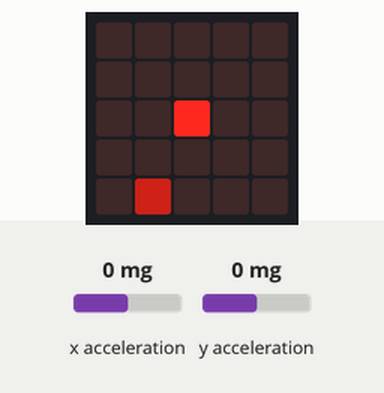
Recording of a program running on a simulated BBC micro:bit running MicroPython. Shown: the board's 5×5 LED display. Inputs (shaded band) come from the test bench; at power-on: x acceleration 0 mg, y acceleration 0 mg. Random numbers come from a fixed seed.

Above: at 1.2 s.
1.3 s: x acceleration set to -47 mg
2.8 s: x acceleration set to -54 mg
At 3.4 s:
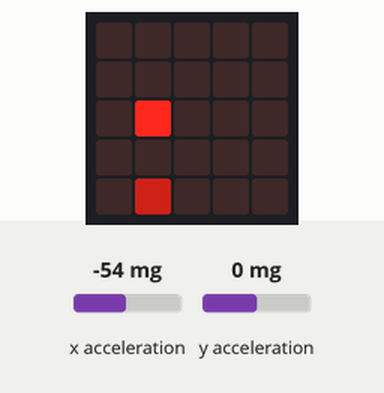
At 4.4 s:
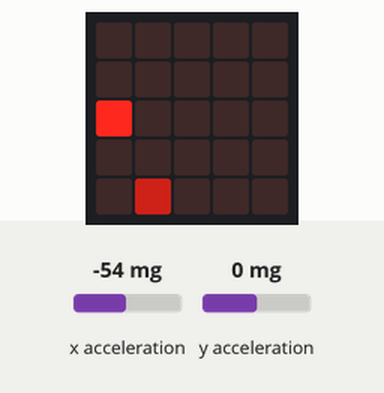
5.0 s: y acceleration set to -45 mg
6.5 s: y acceleration set to -56 mg
At 8.0 s:
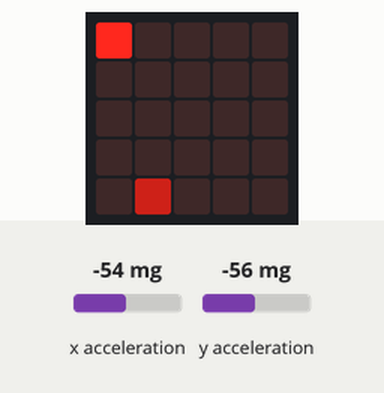
8.5 s: x acceleration set to 47 mg
10.0 s: x acceleration set to 54 mg
At 12.7 s:
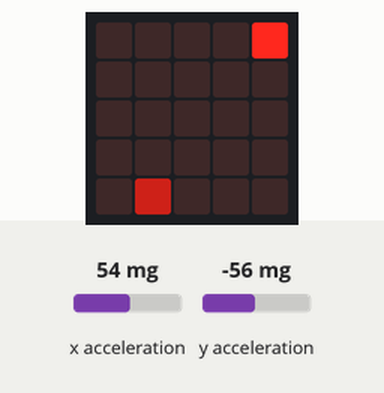
Timing chart, 0 to 14.0 s (numbered marks = the images above; inputs shaded):
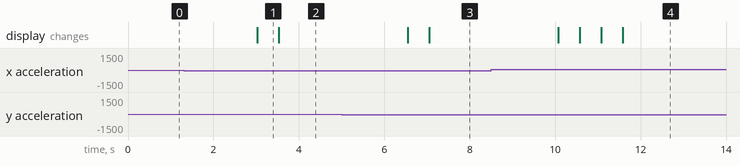

The program:

5_coin_game.py
```python
from microbit import *
import random

# start the player in the centre
playerX = 2
playerY = 2

# start the coin at a random location
coinX = random.randint(0, 4)
coinY = random.randint(0, 4)

while True:
    # if the player collects the coin, move the coin to a random location
    if playerX == coinX:
        if playerY == coinY:
            coinX = random.randint(0, 4)
            coinY = random.randint(0, 4)

    # move the player on the x axis
    x = accelerometer.get_x()
    if x > 50:
        if playerX < 4:
            playerX = playerX + 1
    elif x < -50:
        if playerX > 0:
            playerX = playerX - 1

    # move the player on the y axis
    y = accelerometer.get_y()
    if y > 50:
        if playerY < 4:
            playerY = playerY + 1
    elif y < -50:
        if playerY > 0:
            playerY = playerY - 1

    # clear the display and then light up the current player and coin locations
    display.clear()
    display.set_pixel(coinX, coinY, 4)
    display.set_pixel(playerX, playerY, 9)

    # pause briefly so the code doesn't run too fast
    sleep(500)
```

Measured:
- the behaviour switches between -50 and -51 mg on x acceleration (found by bisection; images 0 and 1)
- the behaviour switches between -50 and -51 mg on y acceleration (found by bisection; images 2 and 3)
- the behaviour switches between 50 and 51 mg on x acceleration (found by bisection; images 3 and 4)
- after the input at 1.3 s, every drawn part: stays the same
- after the input at 2.8 s, the display: changes after 0.23 s (image 1)
- after the input at 5.0 s, every drawn part: stays the same
- after the input at 6.5 s, the display: first changes after 0.05 s (image 3 shows a later state)
- after the input at 8.5 s, every drawn part: stays the same
- after the input at 10.0 s, the display: first changes after 0.08 s (image 4 shows a later state)
- what the display in image 1 shows lasts 0.5 s, from 3.0 s to 3.5 s
